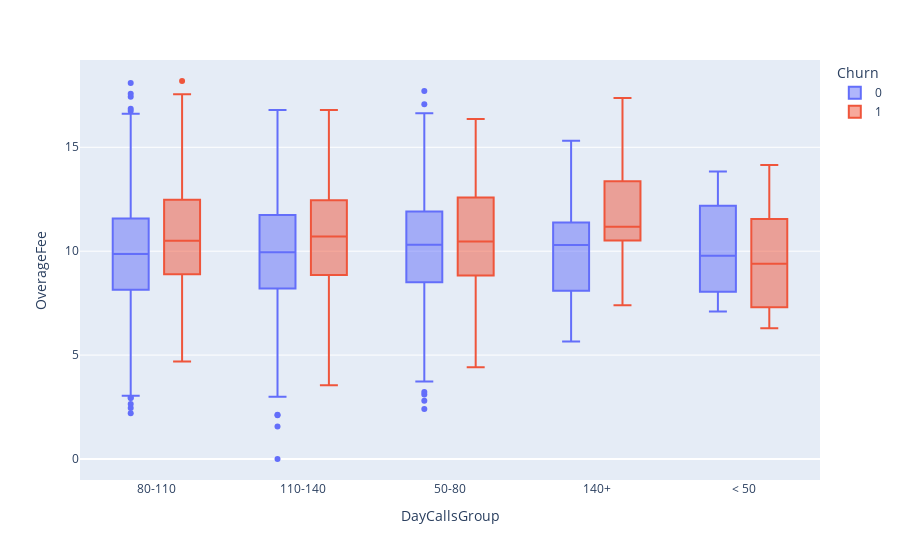

The notebook cell saved with this chart:
### Markdown cell above
* RoamMins do not seems to have a churning factor for customers with different Day Calls Group

### Code cell
# Distibution of OVerage for different number of calls
fig = px.box(df, x = 'DayCallsGroup', y = 'OverageFee', color = 'Churn')
fig.show()

### Figure 1 — Plotly figure (JSON) as saved in the notebook; plotly's stock layout.template omitted (floating-point values rounded to 4 significant figures; data arrays with more than 128 entries replaced by an {"elided": "..."} marker saying what was removed)
{"data": [{"alignmentgroup": "True", "hovertemplate": "Churn=0<br>DayCallsGroup=%{x}<br>OverageFee=%{y}<extra></extra>", "legendgroup": "0", "marker": {"color": "#636efa"}, "name": "0", "notched": false, "offsetgroup": "0", "orientation": "v", "showlegend": true, "type": "box", "x": {"elided": "2850 str values"}, "x0": " ", "xaxis": "x", "y": {"elided": "2850 float values"}, "y0": " ", "yaxis": "y"}, {"alignmentgroup": "True", "hovertemplate": "Churn=1<br>DayCallsGroup=%{x}<br>OverageFee=%{y}<extra></extra>", "legendgroup": "1", "marker": {"color": "#EF553B"}, "name": "1", "notched": false, "offsetgroup": "1", "orientation": "v", "showlegend": true, "type": "box", "x": {"elided": "483 str values"}, "x0": " ", "xaxis": "x", "y": {"elided": "483 float values"}, "y0": " ", "yaxis": "y"}], "layout": {"boxmode": "group", "legend": {"title": {"text": "Churn"}, "tracegroupgap": 0}, "margin": {"t": 60}, "xaxis": {"anchor": "y", "domain": [0, 1], "title": {"text": "DayCallsGroup"}}, "yaxis": {"anchor": "x", "domain": [0, 1], "title": {"text": "OverageFee"}}}}
